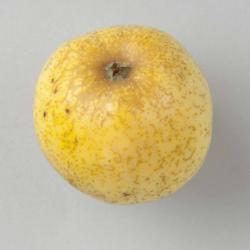
#> input picture nabeeha/dataset/apple2.jpg, 250 x 250 px; its folder holds only this picture in this run
$ python local_implementation.py
#> lines starting #> are read from the running program, lines starting #| are printed output that depends on the picture; after the words box and inside, x2 and y2 are one past the last pixel; in counts of white or black regions, pixels touching at a corner belong together
import cv2
import numpy as np
import os

def identify_and_mask_ignoring_shadows(folder_path):
    """
    1. ignores shadows by setting a high brightness floor (V >= 80).
    2. identifies the dominant color first using HSV ranges.
    3. evaluates shape second (printing validation status).
    4. unconditionally highlights the matched color region in royal blue and saves it.
    """
#> called with folder_path = 'dataset'
    if not os.path.exists(folder_path):
        print(f"Error: Folder '{folder_path}' does not exist.")
        return

    # create an output directory for the highlighted images
    output_dir = "output_results_no_shadows"
    os.makedirs(output_dir, exist_ok=True)

    valid_extensions = ('.jpg', '.jpeg', '.png', '.bmp')
    print(f"Scanning folder: '{folder_path}' (Shadows Ignored, Color -> Shape -> Unconditional Blue Masking)...\n")

    for filename in os.listdir(folder_path):
        if not filename.lower().endswith(valid_extensions):
            continue

        image_path = os.path.join(folder_path, filename)

        # load the image
        image = cv2.imread(image_path)
#> image is the input picture: shape (250, 250, 3); mean B, G, R 143.1, 183.1, 197.8
        if image is None:
            print(f"Warning: Could not load image from {image_path}")
            continue

        # resize for consistent processing
        image = cv2.resize(image, (400, 400))
#> image: shape (400, 400, 3)

        #convert BGR to HSV color space
        hsv = cv2.cvtColor(image, cv2.COLOR_BGR2HSV)
#> hsv: shape (400, 400, 3); mean H, S, V 27.3, 66, 198.2

        # ==========================================
        # define the HSV categories of colors
        # ==========================================
        lower_red1 = np.array([0, 70, 80])
        upper_red1 = np.array([10, 255, 255])
        lower_red2 = np.array([170, 70, 80])
        upper_red2 = np.array([180, 255, 255])

        lower_yellow = np.array([10, 70, 80])
        upper_yellow = np.array([32, 255, 255])

        lower_granny = np.array([30, 30, 80])
        upper_granny = np.array([75, 255, 255])

        # Generate Masks
        mask_red1 = cv2.inRange(hsv, lower_red1, upper_red1)
#> mask_red1: shape (400, 400); every value is 0
        mask_red2 = cv2.inRange(hsv, lower_red2, upper_red2)
        red_mask = cv2.bitwise_or(mask_red1, mask_red2)

        yellow_mask = cv2.inRange(hsv, lower_yellow, upper_yellow)
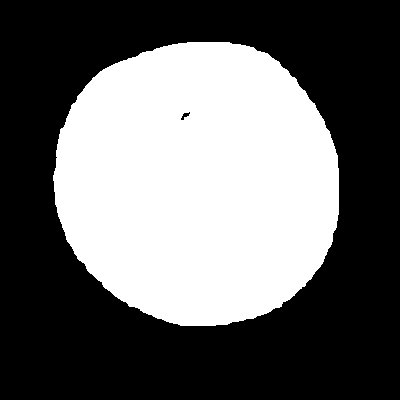
#> yellow_mask: shape (400, 400); 40.5% white; 1 white region, box (x1, y1, x2, y2) and area: (53, 42, 339, 326) 64793
        green_mask = cv2.inRange(hsv, lower_granny, upper_granny)
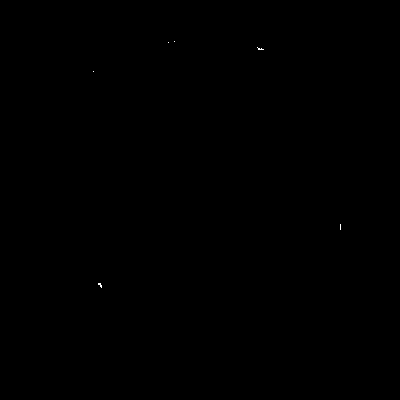
#> green_mask: shape (400, 400); 0.02% white in thin lines or dots, all inside (x1, y1, x2, y2) = (93, 41, 341, 288)

        # ==========================================
        # step 1: identify the color of the object
        # ==========================================
        red_pixels = cv2.countNonZero(red_mask)
#> red_pixels = 0
        yellow_pixels = cv2.countNonZero(yellow_mask)
#> yellow_pixels = 64793
        green_pixels = cv2.countNonZero(green_mask)
#> green_pixels = 30

        color_counts = {
            "Red": red_pixels,
            "Yellow": yellow_pixels,
            "Green": green_pixels
        }
#> color_counts = {'Red': 0, 'Yellow': 64793, 'Green': 30}

        dominant_color = max(color_counts, key=color_counts.get)
#> dominant_color = 'Yellow'
        max_pixels = color_counts[dominant_color]
#> max_pixels = 64793

        # select the active mask for the winning color
        if dominant_color == "Red":
            active_mask = red_mask
        elif dominant_color == "Yellow":
            active_mask = yellow_mask
        else:
            active_mask = green_mask

        if max_pixels < 500:
            print(f"-> File '{filename}': No significant color match found (ignoring shadows).")
        else:
            print(f"-> File '{filename}': Identified color as **{dominant_color}** (shadows ignored).")
#| -> File 'apple2.jpg': Identified color as **Yellow** (shadows ignored).

        # ==========================================
        # step 2: check to see if the shape resembles an apple (circular)
        # ==========================================
        contours, _ = cv2.findContours(active_mask, cv2.RETR_EXTERNAL, cv2.CHAIN_APPROX_SIMPLE)
#> contours = 1 contour; box (x1, y1, x2, y2) and area: (53, 42, 339, 326) 64404

        meets_shape_requirement = False
        shape_status = "Failed shape criteria (not an apple shape)"

        if contours and max_pixels >= 500:
            largest_contour = max(contours, key=cv2.contourArea)
#> largest_contour = contour of 384 points, box (x1, y1, x2, y2) (53, 42, 339, 326), area 64404
            area = cv2.contourArea(largest_contour)
#> area = 64403.5
            perimeter = cv2.arcLength(largest_contour, True)
#> perimeter = 964

            if area > 500 and perimeter > 0:
                circularity = (4 * np.pi * area) / (perimeter ** 2)
#> circularity = 0.871

                hull = cv2.convexHull(largest_contour)
#> hull = contour of 60 points, box (x1, y1, x2, y2) (53, 42, 339, 326), area 64954
                hull_area = cv2.contourArea(hull)
#> hull_area = 64953.5
                solidity = area / hull_area if hull_area > 0 else 0
#> solidity = 0.992

                if circularity > 0.5 and solidity > 0.8:
                    meets_shape_requirement = True
                    shape_status = "Meets shape criteria (Validated Apple shape!)"

        print(f"   [Shape Status]: {shape_status}")

        # ==========================================
        # step 3: add an overlay of blue on the detected primary color
        # ==========================================
        # pretty blue in OpenCV BGR format: Blue=225, Green=105, Red=65
        royal_blue = np.array([225, 105, 65], dtype=np.uint8)

        overlay = image.copy()
        overlay[active_mask > 0] = royal_blue
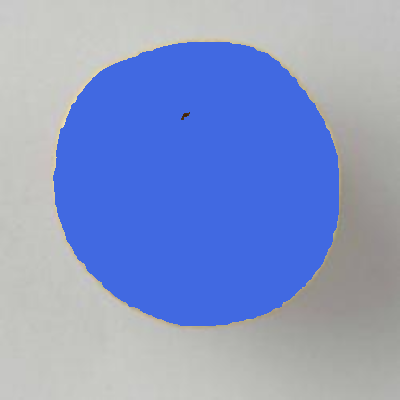
#> overlay: shape (400, 400, 3); mean B, G, R 198.4, 152.9, 137

        # blend overlay (60% blue tint, 40% original image)
        highlighted_image = cv2.addWeighted(overlay, 0.6, image, 0.4, 0)
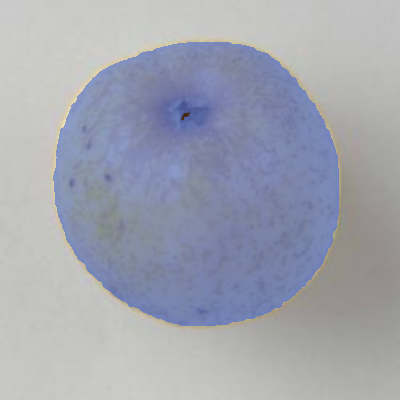
#> highlighted_image: shape (400, 400, 3); mean B, G, R 176.3, 165, 161.3

        #save the result
        output_path = os.path.join(output_dir, filename)
        cv2.imwrite(output_path, highlighted_image)

    print(f"\nProcessing complete! Results saved in folder: '{output_dir}/'")

if __name__ == "__main__":
    target_folder = "dataset"
    identify_and_mask_ignoring_shadows(target_folder)

$ run again, on nabeeha/dataset/apple3.jpg
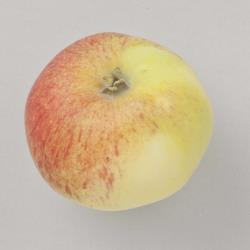
#> input picture nabeeha/dataset/apple3.jpg, 250 x 250 px
#> in identify_and_mask_ignoring_shadows, image is the input picture: shape (250, 250, 3); mean B, G, R 158.6, 184.2, 201.4
#> image: shape (400, 400, 3)
#> hsv: shape (400, 400, 3); mean H, S, V 17.2, 52.4, 201.4
#> in identify_and_mask_ignoring_shadows, `mask_red1 = cv2.inRange(hsv, lower_red1, upper_red1)`:
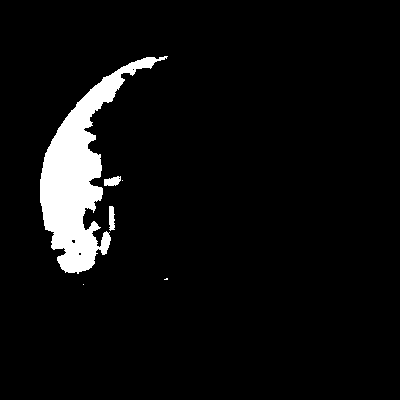
#> mask_red1: shape (400, 400); 5.6% white; 6 white regions (3 under 20 px), largest, box (x1, y1, x2, y2) and area: (40, 56, 168, 274) 8674, (104, 176, 121, 186) 125, (109, 206, 115, 231) 125
#> mask_red2: shape (400, 400); every value is 0
#> yellow_mask: shape (400, 400); 35.7% white; 4 white regions (2 under 20 px), largest, box (x1, y1, x2, y2) and area: (45, 53, 339, 334) 57032, (78, 189, 84, 195) 26
#> green_mask: shape (400, 400); 0.02% white; 3 white regions (2 under 20 px)
#> red_pixels = 8932
#> yellow_pixels = 57065
#> green_pixels = 39
#> color_counts = {'Red': 8932, 'Yellow': 57065, 'Green': 39}
#> dominant_color = 'Yellow'
#> max_pixels = 57065
#| -> File 'apple3.jpg': Identified color as **Yellow** (shadows ignored).
#> contours = 4 contours, 3 with area under 20; largest, box (x1, y1, x2, y2) and area: (45, 53, 339, 334) 57039
#> largest_contour = contour of 649 points, box (x1, y1, x2, y2) (45, 53, 339, 334), area 57039
#> area = 57039
#> perimeter = 1339.5
#> circularity = 0.399
#> hull = contour of 48 points, box (x1, y1, x2, y2) (45, 53, 339, 334), area 62059
#> hull_area = 62059
#> solidity = 0.919
#> in identify_and_mask_ignoring_shadows, `highlighted_image = cv2.addWeighted(overlay, 0.6, image, 0.4, 0)`:
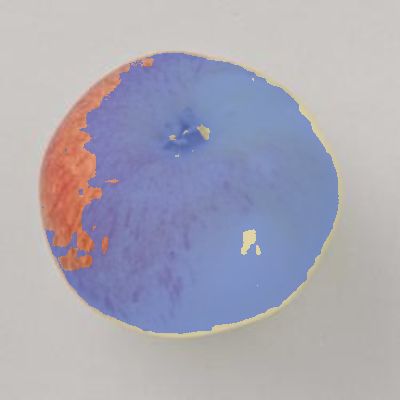
#> highlighted_image: shape (400, 400, 3); mean B, G, R 180.9, 167.8, 169.8
